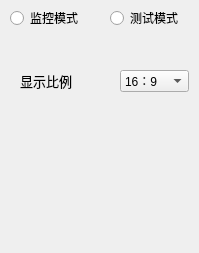
    <widget class="QWidget" name="page_5">
     <property name="geometry">
      <rect>
       <x>0</x>
       <y>0</y>
       <width>199</width>
       <height>253</height>
      </rect>
     </property>
     <attribute name="label">
      <string>工作模式</string>
     </attribute>
     <widget class="QRadioButton" name="radioButton">
      <property name="geometry">
       <rect>
        <x>10</x>
        <y>10</y>
        <width>89</width>
        <height>16</height>
       </rect>
      </property>
      <property name="text">
       <string>监控模式</string>
      </property>
     </widget>
     <widget class="QRadioButton" name="radioButton_2">
      <property name="geometry">
       <rect>
        <x>110</x>
        <y>10</y>
        <width>89</width>
        <height>16</height>
       </rect>
      </property>
      <property name="text">
       <string>测试模式</string>
      </property>
     </widget>
     <widget class="QLabel" name="label_10">
      <property name="geometry">
       <rect>
        <x>20</x>
        <y>70</y>
        <width>61</width>
        <height>21</height>
       </rect>
      </property>
      <property name="font">
       <font>
        <family>宋体</family>
        <pointsize>10</pointsize>
        <italic>false</italic>
       </font>
      </property>
      <property name="text">
       <string>显示比例</string>
      </property>
     </widget>
     <widget class="QComboBox" name="comboBox_10">
      <property name="geometry">
       <rect>
        <x>120</x>
        <y>70</y>
        <width>69</width>
        <height>22</height>
       </rect>
      </property>
      <item>
       <property name="text">
        <string>16：9</string>
       </property>
      </item>
      <item>
       <property name="text">
        <string>4:3</string>
       </property>
      </item>
     </widget>
    </widget>
